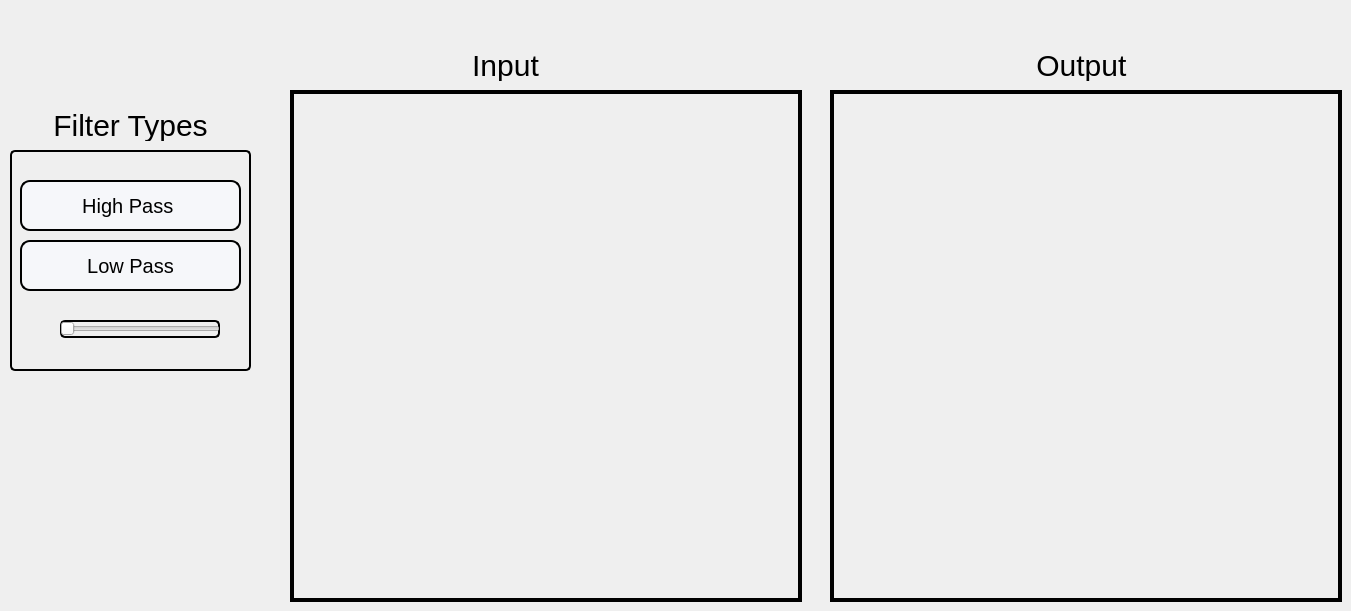
    <widget class="QWidget" name="PassTab">
     <attribute name="title">
      <string>HPF - LPF</string>
     </attribute>
     <widget class="QLabel" name="outputImageLabel_7">
      <property name="geometry">
       <rect>
        <x>990</x>
        <y>50</y>
        <width>191</width>
        <height>31</height>
       </rect>
      </property>
      <property name="styleSheet">
       <string notr="true">font-family: Impact, Haettenschweiler, 'Arial Narrow Bold', sans-serif;
font-size: 30px;
color: black;
background-color:transparent;</string>
      </property>
      <property name="text">
       <string>Output </string>
      </property>
      <property name="alignment">
       <set>Qt::AlignCenter</set>
      </property>
     </widget>
     <widget class="QWidget" name="Filtering_3" native="true">
      <property name="geometry">
       <rect>
        <x>10</x>
        <y>150</y>
        <width>241</width>
        <height>221</height>
       </rect>
      </property>
      <property name="styleSheet">
       <string notr="true">QWidget{
border: 2px solid;
border-radius: 5px;
}</string>
      </property>
      <widget class="QPushButton" name="AverageFilterButton_3">
       <property name="geometry">
        <rect>
         <x>10</x>
         <y>90</y>
         <width>221</width>
         <height>51</height>
        </rect>
       </property>
       <property name="styleSheet">
        <string notr="true">QPushButton{
border-style: solid;
border-width: 2px;
border-radius: 10px;
font-family: Impact, Haettenschweiler, 'Arial Narrow Bold', sans-serif;
font-size: 20px;
color: black;
background-color: rgb(246, 247, 250);
}

QPushButton:hover:!pressed{
	background-color: qlineargradient(x1: 0.5, y1: 1, x2: 0.5, y2: 1, stop: 0 #dadbde, stop: 1 #f6f7fa);
}</string>
       </property>
       <property name="text">
        <string>Low Pass</string>
       </property>
      </widget>
      <widget class="QPushButton" name="MedianFilterButton_3">
       <property name="geometry">
        <rect>
         <x>10</x>
         <y>30</y>
         <width>221</width>
         <height>51</height>
        </rect>
       </property>
       <property name="styleSheet">
        <string notr="true">QPushButton{
border-style: solid;
border-width: 2px;
border-radius: 10px;
font-family: Impact, Haettenschweiler, 'Arial Narrow Bold', sans-serif;
font-size: 20px;
color: black;
background-color: rgb(246, 247, 250);
}

QPushButton:hover:!pressed{
	background-color: qlineargradient(x1: 0.5, y1: 1, x2: 0.5, y2: 1, stop: 0 #dadbde, stop: 1 #f6f7fa);
}</string>
       </property>
       <property name="text">
        <string>High Pass </string>
       </property>
      </widget>
      <widget class="QSlider" name="horizontalSlider">
       <property name="geometry">
        <rect>
         <x>50</x>
         <y>170</y>
         <width>160</width>
         <height>18</height>
        </rect>
       </property>
       <property name="orientation">
        <enum>Qt::Horizontal</enum>
       </property>
      </widget>
     </widget>
     <widget class="QLabel" name="inputImageLabel_11">
      <property name="geometry">
       <rect>
        <x>410</x>
        <y>50</y>
        <width>191</width>
        <height>31</height>
       </rect>
      </property>
      <property name="styleSheet">
       <string notr="true">font-family: Impact, Haettenschweiler, 'Arial Narrow Bold', sans-serif;
font-size: 30px;
color: black;
background-color:transparent;</string>
      </property>
      <property name="text">
       <string>Input</string>
      </property>
      <property name="alignment">
       <set>Qt::AlignCenter</set>
      </property>
     </widget>
     <widget class="QLabel" name="pass_inputImage">
      <property name="geometry">
       <rect>
        <x>290</x>
        <y>90</y>
        <width>512</width>
        <height>512</height>
       </rect>
      </property>
      <property name="styleSheet">
       <string notr="true">border: 4px solid black;
</string>
      </property>
      <property name="text">
       <string/>
      </property>
      <property name="scaledContents">
       <bool>true</bool>
      </property>
      <property name="alignment">
       <set>Qt::AlignCenter</set>
      </property>
     </widget>
     <widget class="QLabel" name="FilterLabel_3">
      <property name="geometry">
       <rect>
        <x>10</x>
        <y>110</y>
        <width>241</width>
        <height>31</height>
       </rect>
      </property>
      <property name="styleSheet">
       <string notr="true">font-family: Impact, Haettenschweiler, 'Arial Narrow Bold', sans-serif;
font-size: 30px;
color: black;
background-color:transparent;
border-color: transparent</string>
      </property>
      <property name="text">
       <string>Filter Types</string>
      </property>
      <property name="alignment">
       <set>Qt::AlignCenter</set>
      </property>
     </widget>
     <widget class="QLabel" name="pass_outputImage">
      <property name="geometry">
       <rect>
        <x>830</x>
        <y>90</y>
        <width>512</width>
        <height>512</height>
       </rect>
      </property>
      <property name="styleSheet">
       <string notr="true">border: 4px solid black;
</string>
      </property>
      <property name="text">
       <string/>
      </property>
      <property name="scaledContents">
       <bool>true</bool>
      </property>
      <property name="alignment">
       <set>Qt::AlignCenter</set>
      </property>
     </widget>
    </widget>
